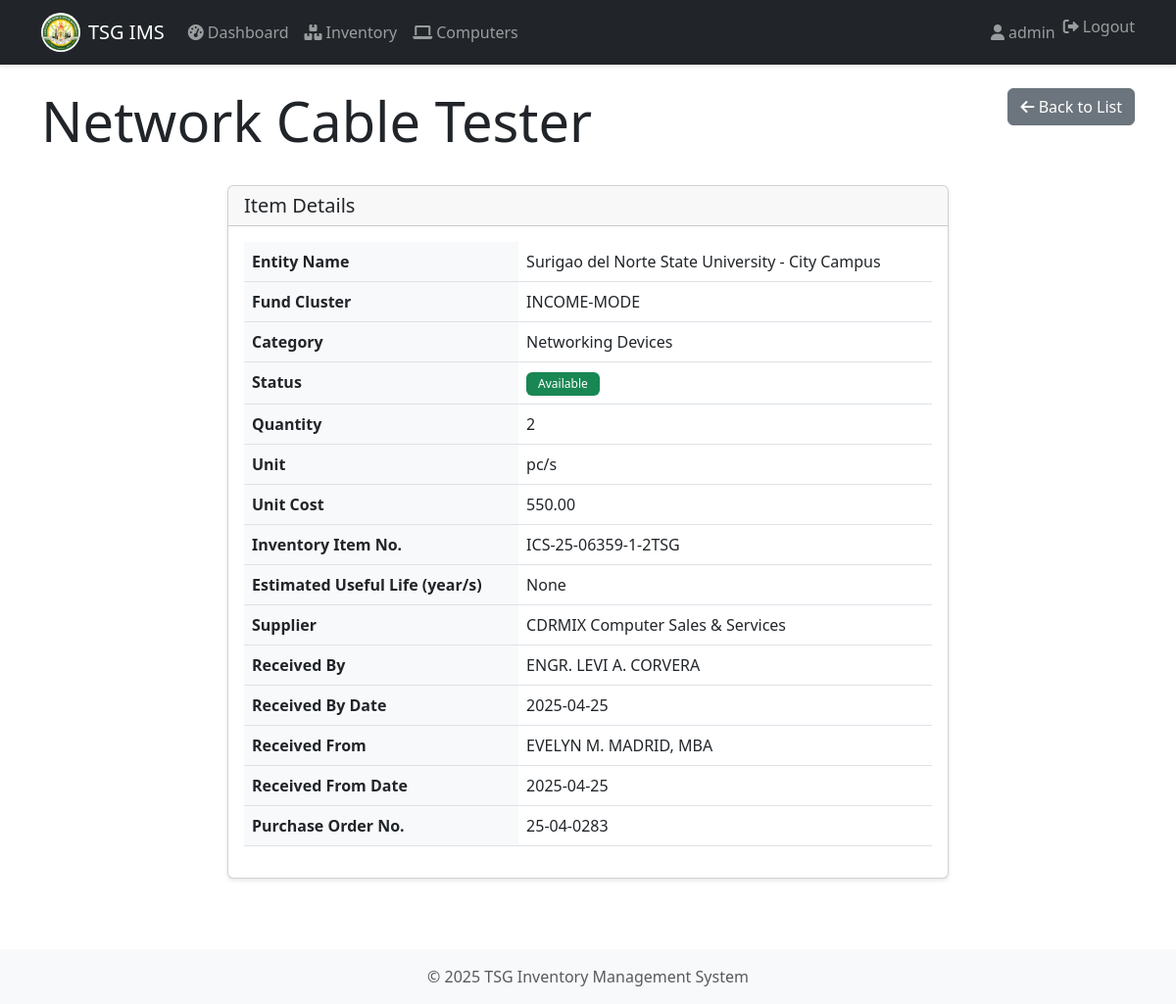
The page /items/1/ (signed in) on the database its author committed.
### inventory/models.py (models this page shows, shortened)
class Item(models.Model):
    STATUS_CHOICES = [
        ('available', 'Available'),
        ('in_use', 'In Use'),
        ('maintenance', 'Under Maintenance'),
        ('disposed', 'Disposed'),
    ]
    entity = models.ForeignKey(Entity, on_delete=models.CASCADE, null=True, blank=True)
    fund_cluster = models.ForeignKey(FundCluster, on_delete=models.SET_NULL, null=True, blank=True)
    name = models.CharField(max_length=255)
    category = models.ForeignKey(Category, on_delete=models.SET_NULL, null=True, blank=True)
    quantity = models.PositiveIntegerField(null=True, blank=True)
    unit = models.CharField(max_length=50, null=True, blank=True)
    unit_cost = models.DecimalField(max_digits=12, decimal_places=2, null=True, blank=True)
    cost = models.DecimalField(max_digits=12, decimal_places=2, null=True, blank=True)
    description = models.TextField(blank=True, null=True)
    brand = models.ForeignKey(Brand, on_delete=models.SET_NULL, null=True, blank=True)
    model = models.ForeignKey(ModelName, on_delete=models.SET_NULL, null=True, blank=True)
    serial_no = models.CharField(max_length=255, blank=True, null=True)
    expiry_date = models.DateField(blank=True, null=True)
    inventory_item_no = models.CharField(max_length=100, unique=True)
    estimated_useful_life = models.PositiveIntegerField(help_text="In years", null=True, blank=True)
    supplier = models.ForeignKey(Supplier, on_delete=models.SET_NULL, null=True, blank=True)
    received_by = models.ForeignKey(Personnel, on_delete=models.SET_NULL, null=True, blank=True, related_name='received_items')
    received_by_position = models.ForeignKey(Position, on_delete=models.SET_NULL, null=True, blank=True, related_name='received_positions')
    received_by_date = models.DateField(null=True, blank=True)
    receive_from = models.ForeignKey(Personnel, on_delete=models.SET_NULL, null=True, blank=True, related_name='given_items')
    receive_from_position = models.ForeignKey(Position, on_delete=models.SET_NULL, null=True, blank=True, related_name='given_positions')
    receive_from_date = models.DateField(null=True, blank=True)
    purchase_order_no = models.CharField(max_length=100, blank=True, null=True)
    status = models.CharField(max_length=20, choices=STATUS_CHOICES, default='available')

class Entity(models.Model):
    entity_name = models.CharField(max_length=100)
    created_at = models.DateTimeField(auto_now_add=True)
    updated_at = models.DateTimeField(auto_now=True)
    class Meta:
        verbose_name_plural = "Entities"

class FundCluster(models.Model):
    name = models.CharField(max_length=100, unique=True)
    created_at = models.DateTimeField(auto_now_add=True)
    updated_at = models.DateTimeField(auto_now=True)
    def __str__(self):
        return self.name

class Category(models.Model):
    name = models.CharField(max_length=100)
    description = models.TextField(blank=True)
    created_at = models.DateTimeField(auto_now_add=True)
    updated_at = models.DateTimeField(auto_now=True)
    class Meta:
        verbose_name_plural = "Categories"

class Supplier(models.Model):
    name = models.CharField(max_length=100)
    def __str__(self):
        return self.name

class Personnel(models.Model):
    name = models.CharField(max_length=100)
    def __str__(self):
        return self.name

### inventory/views.py (the view)
# urls.py: path('items/<int:pk>/', views.item_detail, name='item_detail'),
@login_required
def item_detail(request, pk):
    item = get_object_or_404(Item, pk=pk)
    return render(request, 'inventory/item_detail.html', {
        'item': item
    })

### templates/inventory/item_detail.html (shortened to what this page needs)
{% extends 'base.html' %}
{% block content %}
<div class="row mb-4">
    <div class="col-md-8">
        <h1 class="display-4">{{ item.name }}</h1>
    </div>
    <div class="col-md-4 text-end">
        <a href="{% url 'item_list' %}" class="btn btn-secondary">
            <i class="fas fa-arrow-left"></i> Back to List
        </a>
    </div>
</div>
<div class="row">
    <div class="col-md-8 offset-md-2 mb-4">
        <div class="card">
            <div class="card-header">
                <h5 class="card-title mb-0">Item Details</h5>
            </div>
            <div class="card-body">
                <table class="table">
                    <tr>
                        <th>Entity Name</th>
                        <td>{{ item.entity.entity_name }}</td>
                    </tr>
                    <tr>
                        <th>Fund Cluster</th>
                        <td>{{ item.fund_cluster }}</td>
                    </tr>
                    <tr>
                        <th>Category</th>
                        <td>{{ item.category.name }}</td>
                    </tr>
                    <tr>
                        <th>Status</th>
                        <td>
                            <span class="badge {% if item.status == 'available' %}bg-success
                                          {% elif item.status == 'in_use' %}bg-primary
                                          {% elif item.status == 'maintenance' %}bg-warning
                                          {% else %}bg-danger{% endif %}">
                                {{ item.get_status_display }}
                            </span>
                        </td>
                    </tr>
                    <tr>
                        <th>Quantity</th>
                        <td>{{ item.quantity }}</td>
                    </tr>
                    <tr>
                        <th>Unit</th>
                        <td>{{ item.unit }}</td>
                    </tr>
                    <tr>
                        <th>Unit Cost</th>
                        <td>{{ item.unit_cost }}</td>
                    </tr>
                    <tr>
                        <th>Inventory Item No.</th>
                        <td>{{ item.inventory_item_no }}</td>
                    </tr>
                    <tr>
                        <th>Estimated Useful Life (year/s)</th>
                        <td>{{ item.estimated_useful_life }}</td>
                    </tr>
                    <tr>
                        <th>Supplier</th>
                        <td>{{ item.supplier }}</td>
                    </tr>
                    <tr>
                        <th>Received By</th>
                        <td>{{ item.received_by }}</td>
                    </tr>
                    <tr>
                        <th>Received By Date</th>
                        <td>{{ item.received_by_date|date:'Y-m-d'|default:"-" }}</td>
                    </tr>
                    <tr>
                        <th>Received From</th>
                        <td>{{ item.receive_from }}</td>
                    </tr>
                    <tr>
                        <th>Received From Date</th>
                        <td>{{ item.receive_from_date|date:'Y-m-d'|default:"-" }}</td>
                    </tr>
                    <tr>
                        <th>Purchase Order No.</th>
                        <td>{{ item.purchase_order_no }}</td>
                    </tr>
                </table>
            </div>
        </div>
    </div>
</div>
{% endblock %}

### templates/base.html (shortened to what this page needs)
<!DOCTYPE html>
<html lang="en">
<head>
    <link href="https://cdn.jsdelivr.net/npm/bootstrap@5.3.0/dist/css/bootstrap.min.css" rel="stylesheet">
    <link href="https://cdnjs.cloudflare.com/ajax/libs/font-awesome/6.0.0/css/all.min.css" rel="stylesheet">
    {% load static %}
    <link href="{% static 'css/style.css' %}" rel="stylesheet">
</head>
<body>
    {% if show_navbar|default:True %}
    <nav class="navbar navbar-expand-lg navbar-dark bg-dark">
        <div class="container">
            <a class="navbar-brand d-flex align-items-center" href="{% url 'dashboard' %}">
                <img src="{% static 'img/snsu_logo.png' %}" alt="SNSU Logo" width="40" height="40" class="me-2" style="background: white; border-radius: 50%;">
                TSG IMS
            </a>
            <div class="collapse navbar-collapse" id="navbarNav">
                <ul class="navbar-nav me-auto">
                    {% if user.is_authenticated %}
                    <li class="nav-item">
                        <a class="nav-link" href="{% url 'dashboard' %}">
                            <i class="fas fa-tachometer-alt me-1"></i>Dashboard
                        </a>
                    </li>
                    <li class="nav-item">
                        <a class="nav-link" href="{% url 'item_list' %}">
                            <i class="fas fa-boxes me-1"></i>Inventory
                        </a>
                    </li>
                    <li class="nav-item">
                        <a class="nav-link" href="{% url 'computer_list' %}">
                            <i class="fas fa-laptop me-1"></i>Computers
                        </a>
                    </li>
                    {% endif %}
                </ul>
                <ul class="navbar-nav">
                    {% if user.is_authenticated %}
                    <li class="nav-item">
                        <span class="nav-link">
                            <i class="fas fa-user me-1"></i>{{ user.username }}
                        </span>
                    </li>
                    <li class="nav-item">
                        <form method="post" action="{% url 'logout' %}" style="display:inline;">
                            <button type="submit" class="nav-link btn btn-link" style="display:inline; padding:0; border:none; background:none;">
                                <i class="fas fa-sign-out-alt me-1"></i>Logout
                            </button>
                        </form>
                    </li>
                    {% endif %}
                </ul>
            </div>
        </div>
    </nav>
    {% endif %}
    <div class="container mt-4">
        {% block content %}
        {% endblock %}
    </div>
    <footer class="footer mt-5 py-3 bg-light">
        <div class="container text-center">
            <span class="text-muted">© {% now "Y" %} TSG Inventory Management System</span>
        </div>
    </footer>
</body>
</html>

### static/css/style.css (style rules this page uses)
.card { box-shadow: 0 2px 4px rgba(0,0,0,0.1); transition: all 0.3s ease; }
.badge { padding: 0.5em 1em; font-weight: 500; }
.table th { background-color: #f8f9fa; }
.navbar { box-shadow: 0 2px 4px rgba(0,0,0,0.1); }
.btn { transition: all 0.3s ease; }

### rows shown on the page
Item: name "Network Cable Tester", entity.entity_name "Surigao del Norte State University - City Campus", fund_cluster "INCOME-MODE", category.name "Networking Devices", status "Available", quantity "2", unit "pc/s", unit_cost "550.00", inventory_item_no "ICS-25-06359-1-2TSG", estimated_useful_life "None", supplier "CDRMIX Computer Sales & Services", received_by "ENGR. LEVI A. CORVERA", received_by_date "2025-04-25", receive_from "EVELYN M. MADRID, MBA", receive_from_date "2025-04-25", purchase_order_no "25-04-0283"

### other values the page prints
{{ user.username }} "admin"
